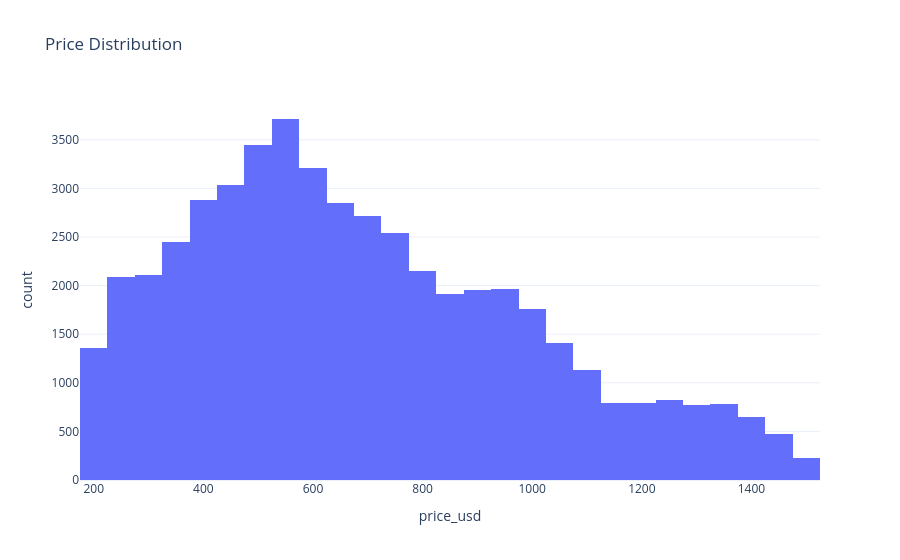

The notebook cell this image was saved under:
### Code cell
#What is the distribution of smartphone prices in the dataset?
px.histogram(
    df,
    x='price_usd',
    nbins=40,
    title='Price Distribution'
)

### Figure 1 — Plotly figure (JSON) as saved in the notebook; plotly's stock layout.template omitted (floating-point values rounded to 4 significant figures; data arrays with more than 128 entries replaced by an {"elided": "..."} marker saying what was removed)
{"data": [{"bingroup": "x", "hovertemplate": "price_usd=%{x}<br>count=%{y}<extra></extra>", "legendgroup": "", "marker": {"color": "#636efa", "pattern": {"shape": ""}}, "name": "", "nbinsx": 40, "orientation": "v", "showlegend": false, "type": "histogram", "x": {"elided": "50000 float values"}, "xaxis": "x", "yaxis": "y"}], "layout": {"barmode": "relative", "legend": {"tracegroupgap": 0}, "title": {"text": "Price Distribution"}, "xaxis": {"anchor": "y", "domain": [0, 1], "title": {"text": "price_usd"}}, "yaxis": {"anchor": "x", "domain": [0, 1], "title": {"text": "count"}}}}
